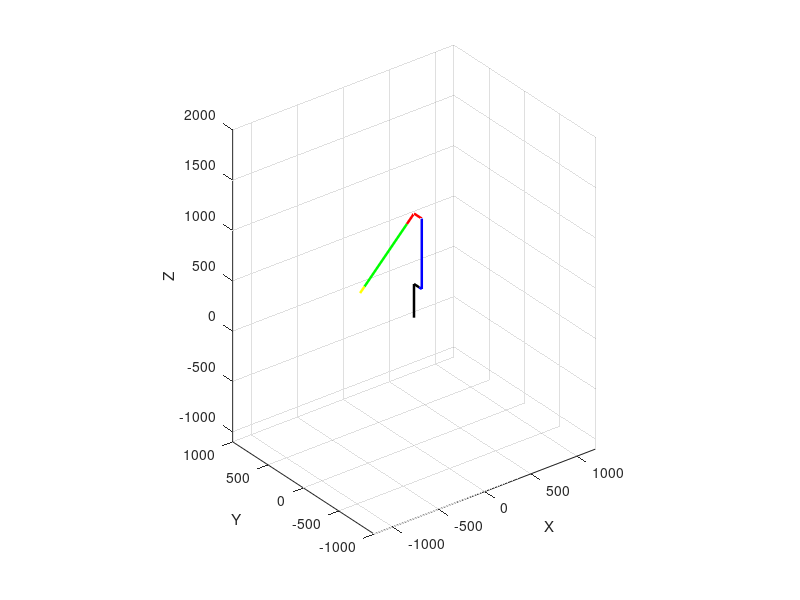

Write MATLAB code to recreate this figure.
DATA=load('Run04');
p01=DATA.p01;
p03=DATA.p03;
p04=DATA.p04;
p1_a=DATA.p1_a;
p2_a=DATA.p2_a;
p2_b=DATA.p2_b;
p3_b=DATA.p3_b;
p4_b=DATA.p4_b;

for k=1:3
    for i=1:30
        
        plot3([0 p01(1,i,k)],[0 p01(2,i,k)],[170 p01(3,i,k)],'k','LineWidth',1.8);                                    %Link1
        hold on
        plot3([p01(1,i,k) p1_a(1,i,k)],[p01(2,i,k) p1_a(2,i,k)],[p01(3,i,k) p1_a(3,i,k)],'k','LineWidth',1.8);
        
        plot3([p1_a(1,i,k) p2_a(1,i,k)],[p1_a(2,i,k) p2_a(2,i,k)],[p1_a(3,i,k) p2_a(3,i,k)],'b','LineWidth',1.8);   % Link2
        plot3([p2_a(1,i,k) p2_b(1,i,k)],[p2_a(2,i,k) p2_b(2,i,k)],[p2_a(3,i,k) p2_b(3,i,k)],'b','LineWidth',1.8);
        
        plot3([p2_b(1,i,k) p03(1,i,k)],[p2_b(2,i,k) p03(2,i,k)],[p2_b(3,i,k) p03(3,i,k)],'r','LineWidth',1.8);      % Link3   
        plot3([p03(1,i,k) p3_b(1,i,k)],[p03(2,i,k) p3_b(2,i,k)],[p03(3,i,k) p3_b(3,i,k)],'r','LineWidth',1.8);
        
        plot3([p3_b(1,i,k) p04(1,i,k)],[p3_b(2,i,k) p04(2,i,k)],[p3_b(3,i,k) p04(3,i,k)],'g','LineWidth',1.8);      % Link4
        plot3([p04(1,i,k) p4_b(1,i,k)],[p04(2,i,k) p4_b(2,i,k)],[p04(3,i,k) p4_b(3,i,k)],'y','LineWidth',1.8);      % Link5
        
        xlabel('X')
        ylabel('Y')
        zlabel('Z')
        axis equal
        xlim([-1200 1200])
        ylim([-1000 1000])
        zlim([-1100 2000])
        grid on
        pause(0.05)
        hold off

    end
    pause;
end

